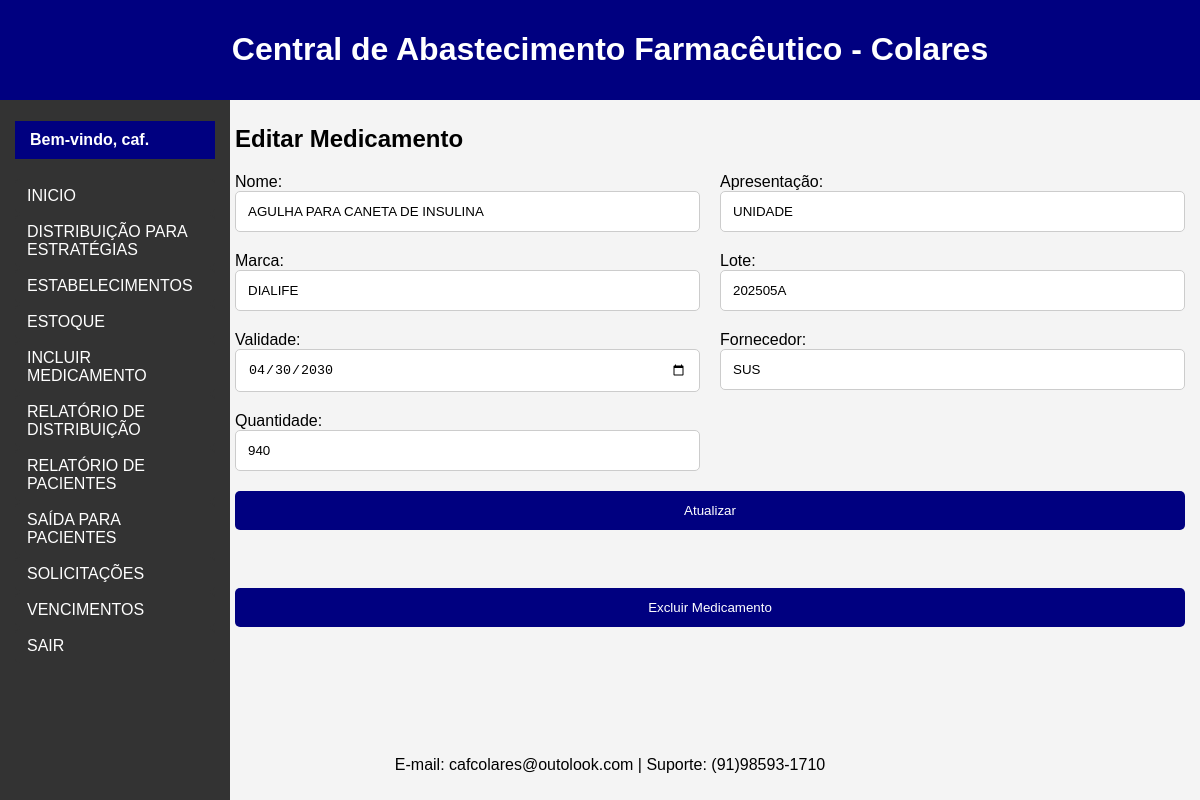
/admin_editar_medicamento.php?id=2978 (signed in), run on the app's committed database.
### tables this page shows
CREATE TABLE `medicamentos` (
  `id` int(11) NOT NULL,
  `codigo_barras` varchar(255) DEFAULT NULL,
  `medicamento` varchar(255) DEFAULT NULL,
  `apresentacao` varchar(255) DEFAULT NULL,
  `marca` varchar(255) DEFAULT NULL,
  `lote` varchar(255) DEFAULT NULL,
  `validade` date DEFAULT NULL,
  `fornecedor` varchar(255) DEFAULT NULL,
  `quantidade` int(11) DEFAULT NULL,
  `estabelecimento` varchar(255) DEFAULT NULL,
  `categoria` varchar(255) NOT NULL,
  `data_inclusao` datetime DEFAULT current_timestamp()
);

### admin_editar_medicamento.php (the view, shortened to what this page needs)
<?php
include 'db.php';
if (isset($_GET['id'])) {
    $id = $_GET['id'];
    $stmt = $pdo->prepare('SELECT * FROM medicamentos WHERE id = ?');
    $stmt->execute([$id]);
    $medicamento = $stmt->fetch();
} else {
    echo 'ID do medicamento não fornecido.';
    exit;
}
?>
<!DOCTYPE html>
<html lang="pt-BR">
<head>
    <link rel="stylesheet" href="css/style.css">
</head>
<body>
    <?php include 'includes/head.php'; ?>
    <div class="container">
        <?php include 'includes/menu_lateral.php'; ?>
        <div class="main-content">
            <h2>Editar Medicamento</h2>
            <form method="post">
                <div>
                    <label for="nome">Nome:</label>
                    <input type="text" id="nome" name="nome" value="<?php echo htmlspecialchars($medicamento['medicamento']); ?>" required>
                </div>
                <div>
                    <label for="apresentacao">Apresentação:</label>
                    <input type="text" id="apresentacao" name="apresentacao" value="<?php echo htmlspecialchars($medicamento['apresentacao']); ?>" required>
                </div>
                <div>
                    <label for="marca">Marca:</label>
                    <input type="text" id="marca" name="marca" value="<?php echo htmlspecialchars($medicamento['marca']); ?>" required>
                </div>
                <div>
                    <label for="lote">Lote:</label>
                    <input type="text" id="lote" name="lote" value="<?php echo htmlspecialchars($medicamento['lote']); ?>" required>
                </div>
                <div>
                    <label for="validade">Validade:</label>
                    <input type="date" id="validade" name="validade" value="<?php echo htmlspecialchars($medicamento['validade']); ?>" required>
                </div>
                <div>
                    <label for="fornecedor">Fornecedor:</label>
                    <input type="text" id="fornecedor" name="fornecedor" value="<?php echo htmlspecialchars($medicamento['fornecedor']); ?>" required>
                </div>
                <div>
                    <label for="quantidade">Quantidade:</label>
                    <input type="number" id="quantidade" name="quantidade" value="<?php echo htmlspecialchars($medicamento['quantidade']); ?>" required>
                </div>
                <button type="submit" name="update">Atualizar</button> <br>
            </form>
            <form method="post" onsubmit="return confirmDelete();">
                <button type="submit" name="delete">Excluir Medicamento</button>
            </form>
        </div>
    </div>
    <?php include 'includes/foot.php'; ?>
</body>
</html>

### css/style.css (style rules this page uses)
body { font-family: Arial, sans-serif; margin: 0; padding: 0; background-color: #f4f4f4; }
.container { display: flex; flex-direction: column; margin-top: 70px; padding-top: 20px; z-index: 900; }
.main-content { flex-grow: 1; padding: 15px; margin-left: 220px; margin-bottom: 80px; overflow-y: auto; }
form { display: grid; grid-template-columns: 1fr 1fr; gap: 20px; margin-top: 20px; }
form label { margin-bottom: 5px; }
form input, form select, form textarea, form button { width: -webkit-fill-available; padding: 12px; border: 1px solid #ccc; border-radius: 5px; }
form button { grid-column: span 2; background-color: #000080; color: white; border: none; border-radius: 5px; cursor: pointer; }

### data on the page
medicamentos: nome "AGULHA PARA CANETA DE INSULINA", apresentacao "UNIDADE", marca "DIALIFE", lote "202505A", validade "04/30/2030", fornecedor "SUS", quantidade "940"

### other printed values
$_SESSION['usuario'] "caf"
